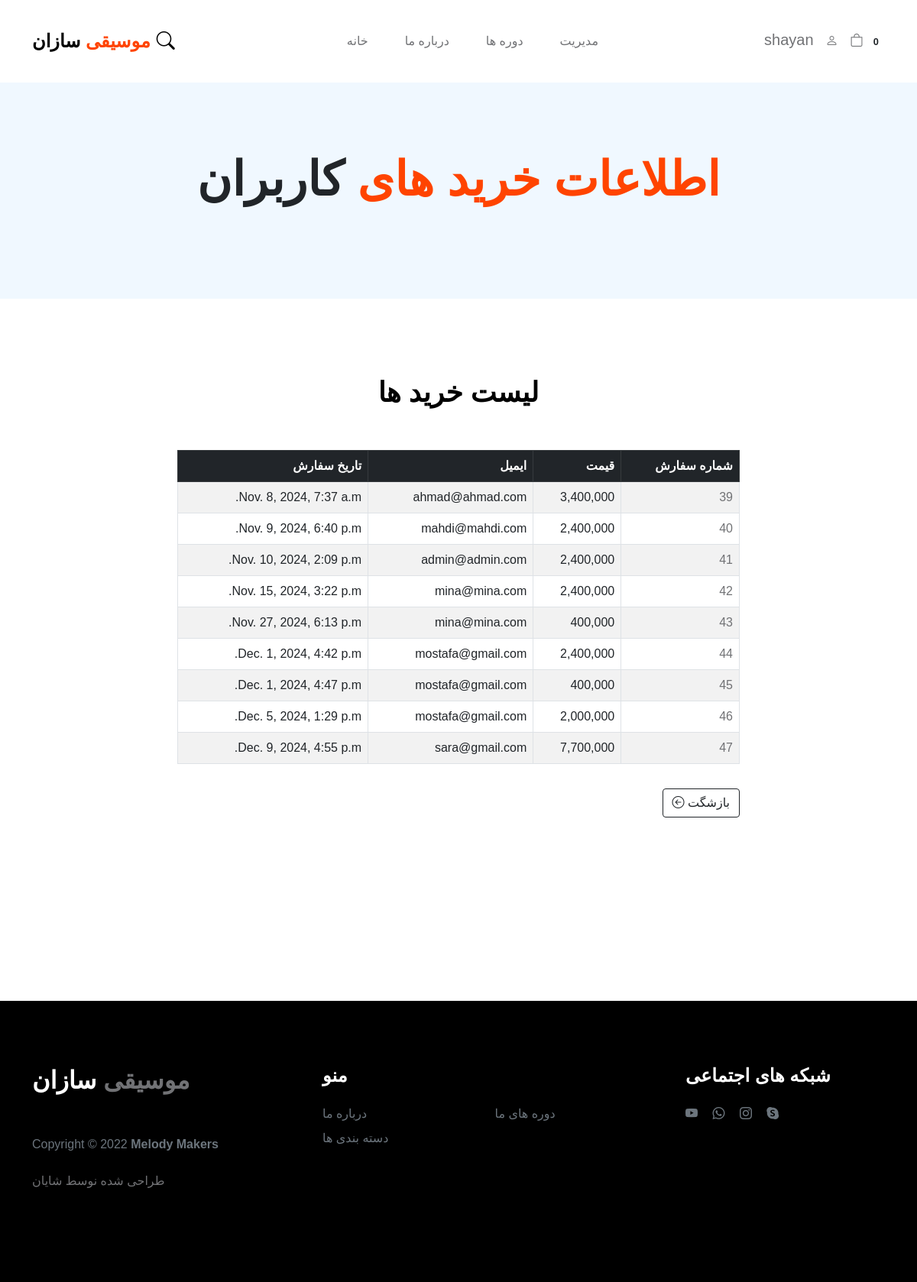
The page /payment/item_list/ (signed in) on the database its author committed.
### Payment/models.py (models this page shows, shortened)
class Order(models.Model):
    user = models.ForeignKey(User, on_delete=models.CASCADE, null=True, blank=True)
    full_name = models.CharField(max_length=50)
    email = models.EmailField(max_length=250)
    amount_paid = models.DecimalField(max_digits=13, decimal_places=0)
    date_ordered = models.DateTimeField(auto_now_add=True)

### Payment/views.py (the view)
# urls.py: path('item_list/', views.item_list, name='item_list'),
def item_list(request):
    if request.user.is_authenticated and request.user.is_superuser:
        orders = Order.objects.all()
        return render(request, 'item_list.html', {"orders":orders})
    else:
        messages.success(request, "شما اجازه دسترسی ندارید")
        return redirect('home')

### Cart/cart.py (called while the page is built)
    def __len__(self):
        return len(self.cart)

### Cart/context_processors.py (called while the page is built)
def cart(request):
    return{'cart':Cart(request)}

### Payment/templates/item_list.html
{% extends 'base.html' %}
{% load static %}
{% load humanize %}
{% block content %}
<header class="site-header section-padding d-flex justify-content-center align-items-center">
  <div class="container">
      <div class="row">
          <center>
            <div class="col-lg-10 col-12" dir="rtl">
              <h1>
                  <span class=" text-primary">   اطلاعات خرید های </span>
                  <span class="text-dark">کاربران </span>
              </h1>
          </div>
          </center>
      </div>
  </div>
</header>
 <section class="py-5" dir="rtl">
    <div class="container py-5 h-100">
        <div class="row d-flex justify-content-center align-items-center">
            <div class="col-8">
                <center><h3 class="mb-5">لیست خرید ها</h3></center>
                <table class="table table-striped table-hover table-bordered">
                    <thead class="table-dark">
                        <tr>
                          <th scope="col">شماره سفارش </th>
                          <th scope="col">قیمت</th>
                          <th scope="col">ایمیل</th>
                          <th scope="col">تاریخ سفارش</th>
                        </tr>
                      </thead>
                      <tbody>
                    {% for item in orders %}
                        <tr>
                          <td><a href="{% url 'orders' item.id %}">{{ item.id }}</a></td>
                          <td>{{ item.amount_paid | intcomma }}</td>
                          <td>{{ item.email }}</td>
                          <td>{{ item.date_ordered }}</td>
                        </tr>
                    {% endfor %}
                      </tbody>
                  </table>
                  <a class="btn btn-outline-dark flex-shrink-0  mt-3" href="{% url 'user_list' %}">
                    بازشگت
                    <i class="bi bi-arrow-left-circle"></i>
                   </a>
            </div>
        </div>
    </div>
  </section>
<br><br><br><br><br><br>
{% endblock content %}

### Course/templates/navbar.html (shortened to what this page needs)
<nav class="navbar navbar-expand-lg">
    <div class="container">
        <a class="navbar-brand" href="{% url 'home' %}">
            <strong><span>موسیقی</span> سازان</strong>
        </a>
        <a class="navbar-brand mx-2" href="{% url 'search' %}">
            <i class="bi bi-search"></i>
        </a>
        <div class="collapse navbar-collapse" id="navbarNav">
            <ul class="navbar-nav mx-auto">
                <li class="nav-item">
                    <a class="nav-link" href="{% url 'home' %}">خانه</a>
                </li>
                <li class="nav-item">
                    <a class="nav-link" href="{% url 'about' %}">درباره ما</a>
                </li>
                <li class="nav-item dropdown">
                    <a class="nav-link dropdown-toggle" id="navbarDropdown" href="#" role="button" data-bs-toggle="dropdown" aria-expanded="false">دوره ها</a>
                </li>
                {% if user.is_superuser %}
                    <li class="nav-item dropdown">
                        <a class="nav-link dropdown-toggle" id="navbarDropdown" href="{% url 'update_user' %}" role="button" data-bs-toggle="dropdown" aria-expanded="false">مدیریت</a>
                    </li>
                {% endif %}
            </ul>
        </div>
        <div class="d-flex align-items-center ms-auto">
            {% if user.is_authenticated %}
            <p style="margin-top: 12px;">{{user.username}}</p>
                <div class="nav-item dropdown">
                    <a class="nav-link dropdown-toggle bi-person custom-icon" id="navbarDropdown" href="#" role="button" data-bs-toggle="dropdown" aria-expanded="false"></a>
                </div>
            {% else %}
                <a href="{% url 'login' %}" class="bi-person custom-icon me-3"></a>
            {% endif %}
            <form action="d-flex">
                <a href="{% url 'cart_summary' %}" class="bi-bag custom-icon">
                    <span class="badge bg-white text-dark rounded-pill" id="cart_quantity">{{ cart|length }}</span>
                </a>
            </form>
        </div>
    </div>
</nav>

### static/css/tooplate-little-fashion.css (style rules this page uses)
:root { --white-color: #FFFFFF; --primary-color: #FF4400; --section-bg-color: #f0f8ff; --dark-color: #000000; --grey-color: #d0d1d1; --p-color: #717275; --body-font-family: 'B Nazanin', 'Vazir', sans-serif; --h5-font-size: 24px; --p-font-size: 20px; --copyright-text-font-size: 16px; --product-link-font-size: 14px; --custom-link-font-size: 12px; --font-weight-thin: 100; --font-weight-light: 300; --font-weight-normal: 400; --font-weight-bold: 700; --font-weight-black: 900; }
body, html { height: 100%; }
html { scroll-behavior: smooth; }
body { background: var(--white-color); font-family: var(--body-font-family); position: relative; }
h2, h3, h4, h5, h6 { color: var(--dark-color); line-height: inherit; }
h1, h2, h3, h4, h5, h6 { font-weight: var(--font-weight-bold); }
h1, h2 { font-weight: var(--font-weight-black); }
h1 { font-size: 64px; line-height: normal; }
h3 { font-size: 36px; }
p { color: var(--p-color); font-size: var(--p-font-size); font-weight: var(--font-weight-light); }
a, button { touch-action: manipulation; transition: all 0.3s; }
a { color: var(--p-color); text-decoration: none; }
.text-primary { color: var(--primary-color) !important; }
b, strong { font-weight: var(--font-weight-bold); }
.custom-icon { color: var(--p-color); font-size: 24px; }
.custom-icon { display: inline-block; vertical-align: middle; }
.bi-bag.custom-icon { font-size: 17px; }
.navbar { background: var(--white-color); position: fixed; top: 0; right: 0; left: 0; padding: 25px 0; z-index: 2; will-change: transform; transition: transform 300ms linear; }
.navbar span, h2 span, h4 span { color: var(--primary-color); }
.navbar-brand { color: var(--dark-color); font-size: 24px; font-weight: var(--font-weight-light); margin: 0; padding: 0; }
.navbar-expand-lg .navbar-nav .nav-link { display: inline-block; padding: 0; margin-right: 1.5rem; margin-left: 1.5rem; }
.nav-link { color: var(--p-color); font-size: 16px; position: relative; }
.navbar .nav-link::after { position: absolute; top: 100%; left: 0; width: 100%; height: 2px; background: var(--grey-color); content: ''; opacity: 0; -webkit-transition: opacity 0.3s, -webkit-transform 0.3s; -moz-transition: opacity 0.3s, -moz-transform 0.3s; transition: opacity 0.3s, transform 0.3s; -webkit-transform: translateY(10px); -moz-transform: translateY(10px); transform: translateY(10px); }
.site-header { background-color: var(--section-bg-color); position: relative; overflow: hidden; margin-top: 86px; }
.site-header.section-padding { padding-top: 7rem; padding-bottom: 7rem; }
section { content-visibility: auto; contain-intrinsic-size: 700px; }
.section-padding { padding-top: 7rem; padding-bottom: 7rem; }
@media screen and (max-width: 1200px) { h1 { font-size: 62px; } }

### rows shown on the page
Order: id "39", amount_paid "3,400,000", email "ahmad@ahmad.com", date_ordered "Nov. 8, 2024, 7:37 a.m."
Order: id "40", amount_paid "2,400,000", email "mahdi@mahdi.com", date_ordered "Nov. 9, 2024, 6:40 p.m."
Order: id "41", amount_paid "2,400,000", email "admin@admin.com", date_ordered "Nov. 10, 2024, 2:09 p.m."
Order: id "42", amount_paid "2,400,000", email "mina@mina.com", date_ordered "Nov. 15, 2024, 3:22 p.m."
Order: id "43", amount_paid "400,000", email "mina@mina.com", date_ordered "Nov. 27, 2024, 6:13 p.m."
Order: id "44", amount_paid "2,400,000", email "mostafa@gmail.com", date_ordered "Dec. 1, 2024, 4:42 p.m."
Order: id "45", amount_paid "400,000", email "mostafa@gmail.com", date_ordered "Dec. 1, 2024, 4:47 p.m."
Order: id "46", amount_paid "2,000,000", email "mostafa@gmail.com", date_ordered "Dec. 5, 2024, 1:29 p.m."
Order: id "47", amount_paid "7,700,000", email "sara@gmail.com", date_ordered "Dec. 9, 2024, 4:55 p.m."

### other values the page prints
{{ user.username }} "shayan"
{{ cart|length }} "0"
